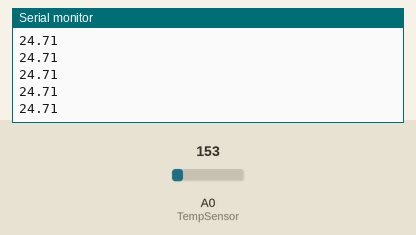
Recording of a sketch running on a simulated Arduino Uno, built with avr-gcc and run on an emulated ATmega328P. Parts: the last lines printed to the serial monitor. Inputs (shaded band) come from the test bench; at power-on: A0 (TempSensor) = 153.

Above: at 1.2 s.
1.3 s: A0 (TempSensor) set to 165
At 1.31 s:
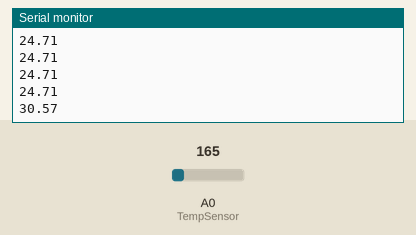
2.8 s: A0 (TempSensor) set to 175
At 2.82 s:
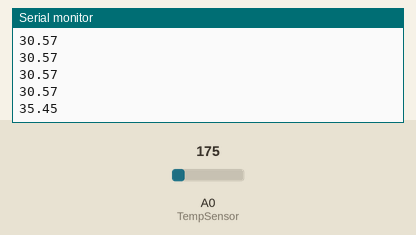
Timing chart, 0 to 5.8 s (numbered marks = the images above; inputs shaded):
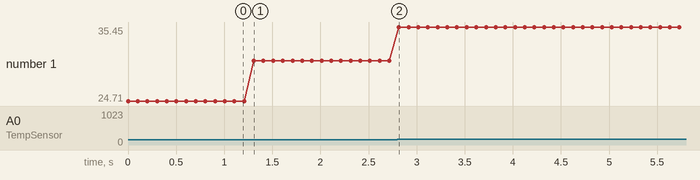

The sketch:

Temp_vs_time.ino
```cpp
const int TempSensor = A0;

void setup()
{
  Serial.begin(9600);
}

void loop()
{
  int SensorVal = analogRead(TempSensor);
  float Voltage = (SensorVal/1024.0) * 5.0;
  float Temperature = (Voltage - 0.5) * 100.0;
  Serial.println(Temperature);
  delay(100);
}
```

Measured:
- after the input at 1.3 s, the serial monitor: prints a new line at once (image 1)
- after the input at 2.8 s, the serial monitor: prints a new line at once (image 2)
- plotted number 1: 24.71 → 30.57 after the input at 1.3 s, 30.57 → 35.45 after the input at 2.8 s
